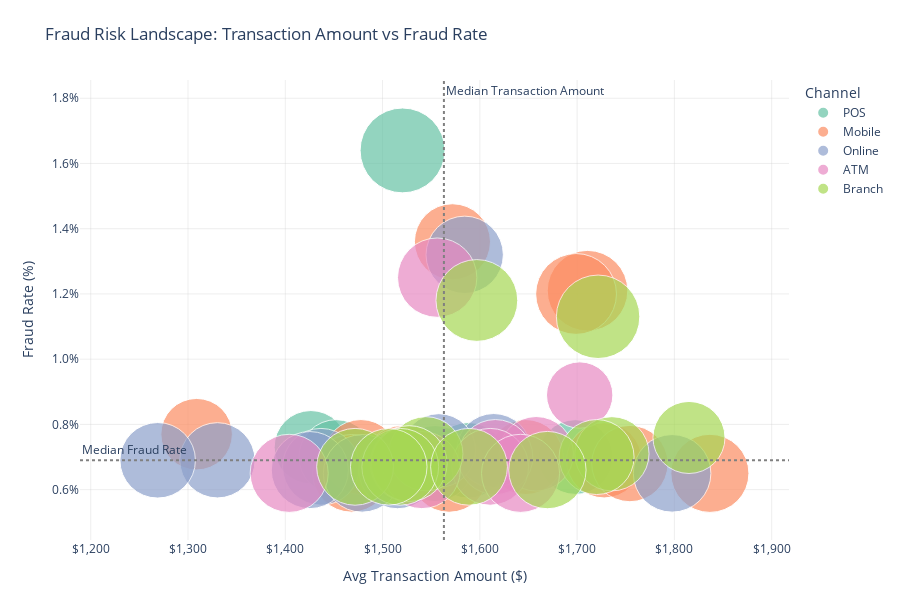

Notebook code for this chart:
### Markdown cell above
### Fraud Pattern Bubble

### Code cell
fraud_pattern_bubble_query = "SELECT * FROM gold.analytics_fraud_pattern_analysis  WHERE total_transactions >= 100  ORDER BY fraud_rate_pct DESC LIMIT 50"
fraud_pattern_bubble_df = fetch_data(fraud_pattern_bubble_query)

median_fraud_rate = fraud_pattern_bubble_df["fraud_rate_pct"].median()
median_amount = fraud_pattern_bubble_df["avg_transaction_amount"].median()

fig = px.scatter(
    fraud_pattern_bubble_df,
    x="avg_transaction_amount",
    y="fraud_rate_pct",
    size="total_transactions",
    color="channel",
    hover_name="merchant_category",
    
    hover_data={
        "total_transactions": ":,",
        "fraud_transactions": ":,",
        "avg_transaction_amount": ":$,.2f",
        "fraud_rate_pct": ":.2f%",
        "channel": False
    },
    
    labels={
        "avg_transaction_amount": "Avg Transaction Amount ($)",
        "fraud_rate_pct": "Fraud Rate (%)",
        "total_transactions": "Transaction Volume"
    },
    
    title="Fraud Risk Landscape: Transaction Amount vs Fraud Rate",
    
    size_max=60,
    color_discrete_sequence=px.colors.qualitative.Set2
)

# Add median reference lines (quadrants)
fig.add_hline(
    y=median_fraud_rate,
    line_dash="dot",
    line_color="gray",
    annotation_text="Median Fraud Rate",
    annotation_position="top left"
)

fig.add_vline(
    x=median_amount,
    line_dash="dot",
    line_color="gray",
    annotation_text="Median Transaction Amount",
    annotation_position="top right"
)

fig.update_layout(
    height=600,
    
    plot_bgcolor="white",
    paper_bgcolor="white",
    
    xaxis=dict(
        showgrid=True,
        gridcolor="rgba(200,200,200,0.3)",
        tickprefix="$",
        tickformat=","
        # Uncomment if amounts are heavily skewed
        # type="log"
    ),
    
    yaxis=dict(
        showgrid=True,
        gridcolor="rgba(200,200,200,0.3)",
        ticksuffix="%",
        tickformat=".1f"
    ),
    
    legend_title_text="Channel",
    
    margin=dict(t=80, l=80, r=40, b=60)
)

fig.show()

### Figure 1 — Plotly figure (JSON) as saved in the notebook; plotly's stock layout.template omitted (floating-point values rounded to 4 significant figures)
{"data": [{"customdata": [[183, 3, "POS"], [137, 1, "POS"], [142, 1, "POS"], [142, 1, "POS"], [145, 1, "POS"], [147, 1, "POS"], [150, 1, "POS"]], "hovertemplate": "<b>%{hovertext}</b><br><br>Avg Transaction Amount ($)=%{x:$,.2f}<br>Fraud Rate (%)=%{y:.2f%}<br>Transaction Volume=%{customdata[0]:,}<br>fraud_transactions=%{customdata[1]:,}<extra></extra>", "hovertext": ["Retail", "Online Shopping", "Services", "Travel", "Grocery", "Utilities", "Utilities"], "legendgroup": "POS", "marker": {"color": "rgb(102,194,165)", "size": [183, 137, 142, 142, 145, 147, 150], "sizemode": "area", "sizeref": 0.05083, "symbol": "circle"}, "mode": "markers", "name": "POS", "orientation": "v", "showlegend": true, "type": "scatter", "x": [1521.0, 1426.0, 1453.0, 1698.0, 1588.0, 1554.0, 1472.0], "xaxis": "x", "y": [1.64, 0.73, 0.7, 0.7, 0.69, 0.68, 0.67], "yaxis": "y"}, {"customdata": [[147, 2, "Mobile"], [165, 2, "Mobile"], [166, 2, "Mobile"], [130, 1, "Mobile"], [143, 1, "Mobile"], [143, 1, "Mobile"], [144, 1, "Mobile"], [147, 1, "Mobile"], [148, 1, "Mobile"], [154, 1, "Mobile"], [155, 1, "Mobile"], [153, 1, "Mobile"]], "hovertemplate": "<b>%{hovertext}</b><br><br>Avg Transaction Amount ($)=%{x:$,.2f}<br>Fraud Rate (%)=%{y:.2f%}<br>Transaction Volume=%{customdata[0]:,}<br>fraud_transactions=%{customdata[1]:,}<extra></extra>", "hovertext": ["Utilities", "Healthcare", "Services", "Restaurant", "Entertainment", "Online Shopping", "Grocery", "Restaurant", "Utilities", "Services", "Online Shopping", "Healthcare"], "legendgroup": "Mobile", "marker": {"color": "rgb(252,141,98)", "size": [147, 165, 166, 130, 143, 143, 144, 147, 148, 154, 155, 153], "sizemode": "area", "sizeref": 0.05083, "symbol": "circle"}, "mode": "markers", "name": "Mobile", "orientation": "v", "showlegend": true, "type": "scatter", "x": [1572.0, 1711.0, 1699.0, 1309.0, 1478.0, 1647.0, 1728.0, 1520.0, 1754.0, 1568.0, 1836.0, 1468.0], "xaxis": "x", "y": [1.36, 1.21, 1.2, 0.77, 0.7, 0.7, 0.69, 0.68, 0.68, 0.65, 0.65, 0.65], "yaxis": "y"}, {"customdata": [[152, 2, "Online"], [139, 1, "Online"], [138, 1, "Online"], [144, 1, "Online"], [145, 1, "Online"], [150, 1, "Online"], [151, 1, "Online"], [152, 1, "Online"], [153, 1, "Online"], [153, 1, "Online"]], "hovertemplate": "<b>%{hovertext}</b><br><br>Avg Transaction Amount ($)=%{x:$,.2f}<br>Fraud Rate (%)=%{y:.2f%}<br>Transaction Volume=%{customdata[0]:,}<br>fraud_transactions=%{customdata[1]:,}<extra></extra>", "hovertext": ["Travel", "Utilities", "Online Shopping", "Online Shopping", "Restaurant", "Gas Station", "Entertainment", "Retail", "Healthcare", "Gas Station"], "legendgroup": "Online", "marker": {"color": "rgb(141,160,203)", "size": [152, 139, 138, 144, 145, 150, 151, 152, 153, 153], "sizemode": "area", "sizeref": 0.05083, "symbol": "circle"}, "mode": "markers", "name": "Online", "orientation": "v", "showlegend": true, "type": "scatter", "x": [1584.0, 1614.0, 1558.0, 1330.0, 1269.0, 1437.0, 1425.0, 1515.0, 1798.0, 1479.0], "xaxis": "x", "y": [1.32, 0.72, 0.72, 0.69, 0.69, 0.67, 0.66, 0.66, 0.65, 0.65], "yaxis": "y"}, {"customdata": [[160, 2, "ATM"], [112, 1, "ATM"], [141, 1, "ATM"], [143, 1, "ATM"], [147, 1, "ATM"], [150, 1, "ATM"], [151, 1, "ATM"], [155, 1, "ATM"], [155, 1, "ATM"]], "hovertemplate": "<b>%{hovertext}</b><br><br>Avg Transaction Amount ($)=%{x:$,.2f}<br>Fraud Rate (%)=%{y:.2f%}<br>Transaction Volume=%{customdata[0]:,}<br>fraud_transactions=%{customdata[1]:,}<extra></extra>", "hovertext": ["Services", "Entertainment", "Entertainment", "Travel", "Grocery", "Gas Station", "Utilities", "Utilities", "Services"], "legendgroup": "ATM", "marker": {"color": "rgb(231,138,195)", "size": [160, 112, 141, 143, 147, 150, 151, 155, 155], "sizemode": "area", "sizeref": 0.05083, "symbol": "circle"}, "mode": "markers", "name": "ATM", "orientation": "v", "showlegend": true, "type": "scatter", "x": [1556.0, 1703.0, 1658.0, 1616.0, 1526.0, 1611.0, 1540.0, 1404.0, 1642.0], "xaxis": "x", "y": [1.25, 0.89, 0.71, 0.7, 0.68, 0.67, 0.66, 0.65, 0.65], "yaxis": "y"}, {"customdata": [[170, 2, "Branch"], [177, 2, "Branch"], [132, 1, "Branch"], [140, 1, "Branch"], [140, 1, "Branch"], [143, 1, "Branch"], [146, 1, "Branch"], [150, 1, "Branch"], [150, 1, "Branch"], [149, 1, "Branch"], [150, 1, "Branch"], [152, 1, "Branch"]], "hovertemplate": "<b>%{hovertext}</b><br><br>Avg Transaction Amount ($)=%{x:$,.2f}<br>Fraud Rate (%)=%{y:.2f%}<br>Transaction Volume=%{customdata[0]:,}<br>fraud_transactions=%{customdata[1]:,}<extra></extra>", "hovertext": ["Utilities", "Gas Station", "Retail", "Services", "Entertainment", "Healthcare", "Healthcare", "Travel", "Grocery", "Online Shopping", "Healthcare", "Utilities"], "legendgroup": "Branch", "marker": {"color": "rgb(166,216,84)", "size": [170, 177, 132, 140, 140, 143, 146, 150, 150, 149, 150, 152], "sizemode": "area", "sizeref": 0.05083, "symbol": "circle"}, "mode": "markers", "name": "Branch", "orientation": "v", "showlegend": true, "type": "scatter", "x": [1597.0, 1722.0, 1815.0, 1544.0, 1736.0, 1720.0, 1527.0, 1472.0, 1518.0, 1506.0, 1589.0, 1669.0], "xaxis": "x", "y": [1.18, 1.13, 0.76, 0.71, 0.71, 0.7, 0.68, 0.67, 0.67, 0.67, 0.67, 0.66], "yaxis": "y"}], "layout": {"annotations": [{"showarrow": false, "text": "Median Fraud Rate", "x": 0, "xanchor": "left", "xref": "x domain", "y": 0.69, "yanchor": "bottom", "yref": "y"}, {"showarrow": false, "text": "Median Transaction Amount", "x": 1563.0, "xanchor": "left", "xref": "x", "y": 1, "yanchor": "top", "yref": "y domain"}], "height": 600, "legend": {"itemsizing": "constant", "title": {"text": "Channel"}, "tracegroupgap": 0}, "margin": {"b": 60, "l": 80, "r": 40, "t": 80}, "paper_bgcolor": "white", "plot_bgcolor": "white", "shapes": [{"line": {"color": "gray", "dash": "dot"}, "type": "line", "x0": 0, "x1": 1, "xref": "x domain", "y0": 0.69, "y1": 0.69, "yref": "y"}, {"line": {"color": "gray", "dash": "dot"}, "type": "line", "x0": 1563.0, "x1": 1563.0, "xref": "x", "y0": 0, "y1": 1, "yref": "y domain"}], "title": {"text": "Fraud Risk Landscape: Transaction Amount vs Fraud Rate"}, "xaxis": {"anchor": "y", "domain": [0, 1], "gridcolor": "rgba(200,200,200,0.3)", "showgrid": true, "tickformat": ",", "tickprefix": "$", "title": {"text": "Avg Transaction Amount ($)"}}, "yaxis": {"anchor": "x", "domain": [0, 1], "gridcolor": "rgba(200,200,200,0.3)", "showgrid": true, "tickformat": ".1f", "ticksuffix": "%", "title": {"text": "Fraud Rate (%)"}}}}
